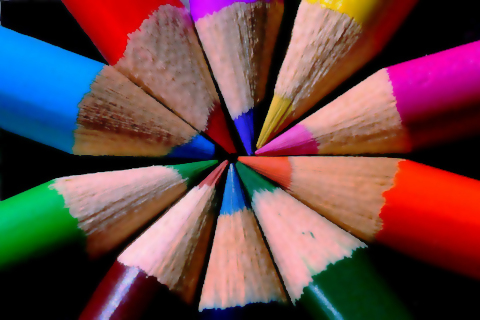
#> input picture images/pencil.jpg, 480 x 320 px
$ jupyter execute 07a_color_descriptors.ipynb
#> lines starting #> are read from the running program, lines starting #| are printed output that depends on the picture
## 07 - Image descriptors

### Part 1 - Color

Color can be a good image descriptor to allow comparing images based on their content.

Histogram-based methods are often employed for this type of task

[cell 1]
import numpy as np
import matplotlib.pyplot as plt
import matplotlib as mpl
import imageio

[cell 2]
img1 = imageio.imread("images/pencil.jpg")
#> img1 is the input picture: shape (320, 480, 3); mean R, G, B 104.8, 69.8, 72
img2 = imageio.imread("images/pencil2_RGB.png")
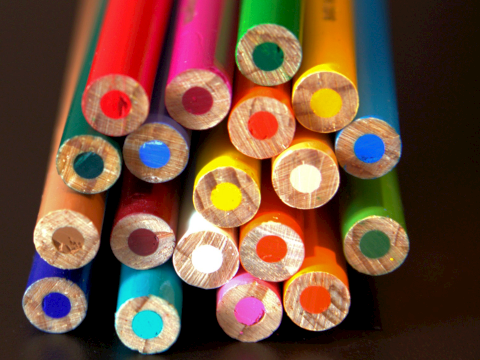
#> input picture images/pencil2_RGB.png, 480 x 360 px
#> img2 is the input picture: shape (360, 480, 3); mean R, G, B 111.3, 77, 56.9
img3 = imageio.imread("images/mountain.jpg")
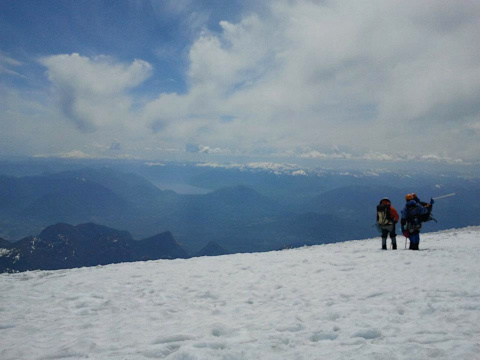
#> input picture images/mountain.jpg, 480 x 360 px
#> img3 is the input picture: shape (360, 480, 3); mean R, G, B 127.2, 143.7, 158.3
plt.figure(figsize=(20,10))
plt.subplot(131); plt.imshow(img1)
plt.subplot(132); plt.imshow(img2)
plt.subplot(133); plt.imshow(img3)
plt.show()
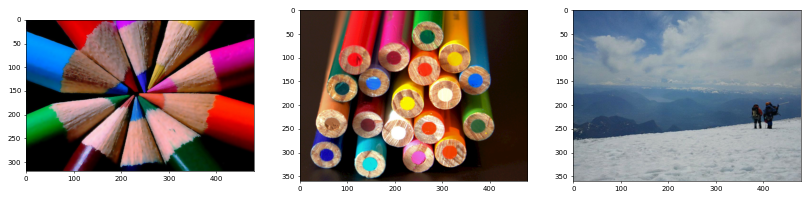
#> figure drawn by matplotlib, 3 panels

print("Image 1 size: ", str(img1.shape))
#| Image 1 size:  (320, 480, 3)
print("Image 2 size: ", str(img2.shape))
#| Image 2 size:  (360, 480, 3)
print("Image 3 size: ", str(img3.shape))
#| Image 3 size:  (360, 480, 3)

We want to define a method that gets any colour image as input and outputs a vector $\in R^m$ so that we are able to write distance functions between images in this space of colour attributes (often called features space) with $m$ dimensions.

A simple way to do it would be to use the histograms of all RGB channels

[cell 3]
def global_histogram(img, bins, norm='sum', factor=512):

    # single color channel
    if (len(img.shape) == 2):
        hist,_ = np.histogram(img, bins=bins)
    # RGB
    if (len(img.shape) == 3):
        hist_R,_ = np.histogram(img[:,:,0], bins=bins)
        hist_G,_ = np.histogram(img[:,:,1], bins=bins)
        hist_B,_ = np.histogram(img[:,:,2], bins=bins)
        hist = np.concatenate([hist_R, hist_G, hist_B])

    # normalizes resulting histogram
    hist = hist.astype(float)
    if (norm == 'sum'):
        hist /= (hist.sum() + 0.0001)
    if (norm == 'value'):
        hist /= (hist.max() + 0.0001)
        hist *= factor
        hist = hist.astype(int)

    return hist

[cell 4]
rgbh_1 = global_histogram(img1, 256)
#> in global_histogram, `hist_R,_ = np.histogram(img[:,:,0], bins=bins)`: hist_R = 256 values, max 29923 at index 0, min 104 at index 43, mean 600
#> in global_histogram, `hist_G,_ = np.histogram(img[:,:,1], bins=bins)`: hist_G = 256 values, max 33342 at index 0, min 0 at index 6, mean 600
#> in global_histogram, `hist_B,_ = np.histogram(img[:,:,2], bins=bins)`: hist_B = 256 values, max 33019 at index 0, min 41 at index 235, mean 600
#> in global_histogram, `hist = np.concatenate([hist_R, hist_G, hist_B])`: hist = 768 values, max 33342 at index 256, min 0 at index 262, mean 600
#> in global_histogram, `hist /= (hist.sum() + 0.0001)`: hist = 768 values, max 0.0724 at index 256, min 0 at index 262, mean 0.0013
#> rgbh_1 has the same summary as hist in global_histogram
rgbh_2 = global_histogram(img2, 256)
#> rgbh_2 = 768 values, max 0.0998 at index 512, min 0 at index 1, mean 0.0013
rgbh_3 = global_histogram(img3, 256)
#> rgbh_3 = 768 values, max 0.0083 at index 725, min 0 at index 4, mean 0.0013

# printing the vector size
print(rgbh_1.shape)
#| (768,)

### Distance functions
In addition to defining a method for extracting a feature vector, it is important to define distance functions that operate on those vectors. Formally we want a function $d:R^m \rightarrow R^1$.

The Euclidean distance, or l-2 norm distance is the most widely used. Considering a pair of vectors $q$ and $p$ with $m$ dimensions each, it can be computed as

[cell 5]
def Euclidean_distance(p, q):
    dist = np.sqrt(np.sum(np.square(p-q)))
    return dist

[cell 6]
print("Distance 1-2 = %.4f" % (Euclidean_distance(rgbh_1, rgbh_2)))
#> in Euclidean_distance, `dist = np.sqrt(np.sum(np.square(p-q)))`: dist = 0.126
#| Distance 1-2 = 0.1258
print("Distance 1-3 = %.4f" % (Euclidean_distance(rgbh_1, rgbh_3)))
#| Distance 1-3 = 0.1388
print("Distance 2-3 = %.4f" % (Euclidean_distance(rgbh_2, rgbh_3)))
#| Distance 2-3 = 0.1555

Comparing the distances we note that indeed the images 1 and 2 are closer when compared to the distances between 1 and 3 and 2 and 3.

However, one problem is the high dimensionality of the features space, with $m=768$. One way to reduce would be to quantise the histograms into less bins, e.g. 16 bins each.

[cell 7]
rgbh_1 = global_histogram(img1, 16)
#> rgbh_1 = 48 values, max 0.142 at index 32, min 0.00133 at index 31, mean 0.0208
rgbh_2 = global_histogram(img2, 16)
#> rgbh_2 = 48 values, max 0.131 at index 32, min 0.00315 at index 44, mean 0.0208
rgbh_3 = global_histogram(img3, 16)
#> rgbh_3 = 48 values, max 0.0984 at index 45, min 0.000482 at index 36, mean 0.0208

print("Feature vector size = %d " % (rgbh_1.shape[0]))
#| Feature vector size = 48
print("Distance 1-2 = %.3f" % (Euclidean_distance(rgbh_1, rgbh_2)))
#| Distance 1-2 = 0.120
print("Distance 1-3 = %.3f" % (Euclidean_distance(rgbh_1, rgbh_3)))
#| Distance 1-3 = 0.280
print("Distance 2-3 = %.3f" % (Euclidean_distance(rgbh_2, rgbh_3)))
#| Distance 2-3 = 0.261

Another approach is to obtain a single channel from the RGB image, combining the colour channels using a RGB to grayscale conversion. There are many methods, such as Intensity, Luminance, Luma and other. Let us use the Luminance, which is a weighted averabe of the colour channels.

[cell 8]
def normalize_minmax(f, factor):
    f_min = np.min(f)
    f_max = np.max(f)
    f = (f - f_min)/(f_max-f_min)
    return (f*factor)

def Luminance(img):
    img = np.array(img, copy=True).astype(float)
    # computing conversion
    new_img = np.zeros((img.shape[0], img.shape[1]))
    new_img = img[:,:,0]*0.299 + img[:,:,1]*0.587 + img[:,:,2]*0.114
    new_img = normalize_minmax(new_img, 255)

    return new_img

[cell 9]
plt.figure(figsize=(20,10))
plt.subplot(231); plt.imshow(img1)
plt.subplot(232); plt.imshow(img2)
plt.subplot(233); plt.imshow(img3)
plt.subplot(234); plt.imshow(Luminance(img1), cmap="gray")
#> in Luminance, `new_img = img[:,:,0]*0.299 + img[:,:,1]*0.587 + img[:,:,2]*0.114`:
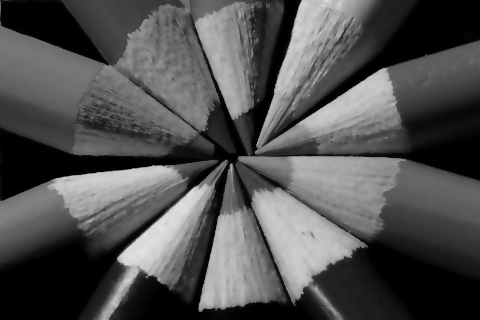
#> new_img: shape (320, 480) float64; min 0, max 228.1, mean 80.5
#> in normalize_minmax, `f_min = np.min(f)`: f_min = 0
#> in normalize_minmax, `f_max = np.max(f)`: f_max = 228.1
#> in normalize_minmax, `f = (f - f_min)/(f_max-f_min)`:
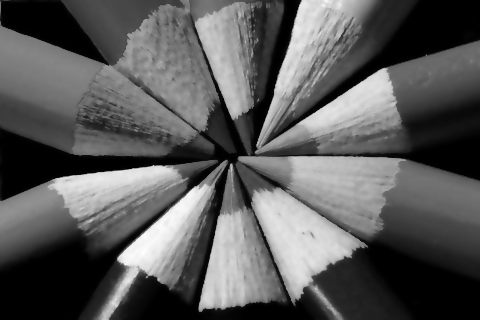
#> f: shape (320, 480) float64; min 0, max 1, mean 0.353
plt.subplot(235); plt.imshow(Luminance(img2), cmap="gray")
#> in Luminance (call 2), `new_img = img[:,:,0]*0.299 + img[:,:,1]*0.587 + img[:,:,2]*0.114`:
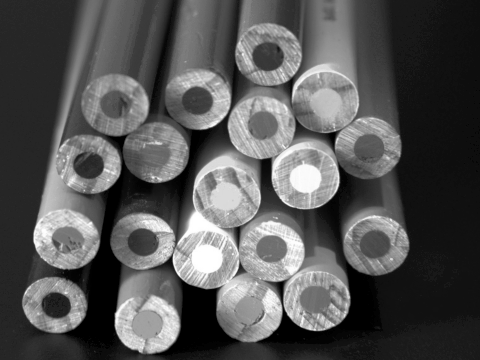
#> new_img: shape (360, 480) float64; min 0, max 255, mean 85
plt.subplot(236); plt.imshow(Luminance(img3), cmap="gray")
#> in Luminance (call 3), `new_img = img[:,:,0]*0.299 + img[:,:,1]*0.587 + img[:,:,2]*0.114`:
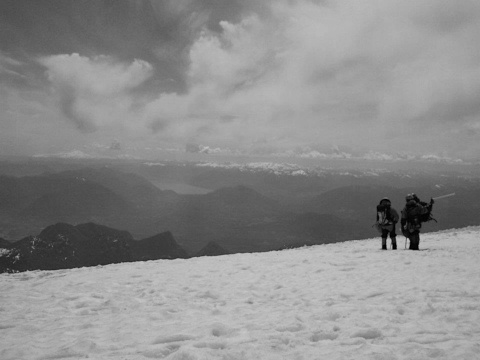
#> new_img: shape (360, 480) float64; min 0.228, max 200.2, mean 140.4
#> call 3 of normalize_minmax, with factor = 255
#> in normalize_minmax (call 3), `f_min = np.min(f)`: f_min = 0.228
#> in normalize_minmax (call 3), `f_max = np.max(f)`: f_max = 200.2
#> in normalize_minmax (call 3), `f = (f - f_min)/(f_max-f_min)`:
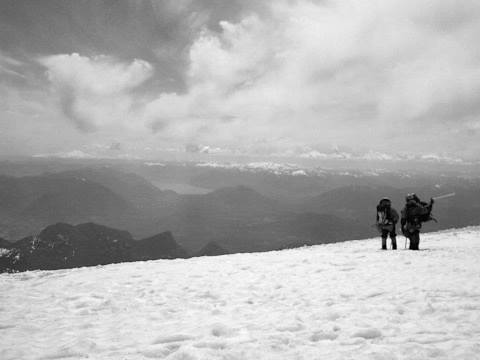
#> f: shape (360, 480) float64; min 0, max 1, mean 0.701

plt.show()

[cell 10]
gh_1 = global_histogram(Luminance(img1), 32)
#> gh_1 = 32 values, max 0.207 at index 0, min 0.00175 at index 31, mean 0.0312
gh_2 = global_histogram(Luminance(img2), 32)
#> gh_2 = 32 values, max 0.132 at index 2, min 0.00407 at index 30, mean 0.0312
gh_3 = global_histogram(Luminance(img3), 32)
#> gh_3 = 32 values, max 0.111 at index 26, min 0.000694 at index 31, mean 0.0312

print("Feature vector size = %d " % (gh_1.shape[0]))
#| Feature vector size = 32
print("Distance 1-2 = %.3f" % (Euclidean_distance(gh_1, gh_2)))
#| Distance 1-2 = 0.199
print("Distance 1-3 = %.3f" % (Euclidean_distance(gh_1, gh_3)))
#| Distance 1-3 = 0.285
print("Distance 2-3 = %.3f" % (Euclidean_distance(gh_2, gh_3)))
#| Distance 2-3 = 0.282

Therefore, even after projecting the RGB colour space into a single-channel space, it is possible to obtain a fair comparison between the images.

However, we used images that are easy to discriminate. More complex cases would require methods that are able to capture other attributes in terms of colour, such as considering the regions the colour appears: flat regions, texture regions, borders, and not only the frequency of colours as demonstrated.

Alternative distance functions are also important to consider. For colour features spaces, the logarithm function may be useful to decrease the influence of background colours in the sum, and output smaller numbers.

[cell 11]
def Log_Euclidean_distance(p, q):
    pl = np.log2(p.astype(float)+1)
    ql = np.log2(q.astype(float)+1)

    dist = np.sqrt(np.sum(np.square(pl-ql)))
    return dist

[cell 12]
gh_1 = global_histogram(Luminance(img1), 48, "value")
#> gh_1 = 48 values, max 511 at index 0, min 1 at index 47, mean 55.27
gh_2 = global_histogram(Luminance(img2), 48, "value")
#> gh_2 = 48 values, max 511 at index 3, min 11 at index 45, mean 85.79
gh_3 = global_histogram(Luminance(img3), 48, "value")
#> gh_3 = 48 values, max 511 at index 40, min 0 at index 47, mean 140.7

print("Log Euclidean distances")
print("Distance 1-2 = %.3f" % (Log_Euclidean_distance(gh_1, gh_2)))
#> in Log_Euclidean_distance, `pl = np.log2(p.astype(float)+1)`: pl = 48 values, max 9 at index 0, min 1 at index 47, mean 5.4
#> in Log_Euclidean_distance, `ql = np.log2(q.astype(float)+1)`: ql = 48 values, max 9 at index 3, min 3.58 at index 45, mean 6.03
#> in Log_Euclidean_distance, `dist = np.sqrt(np.sum(np.square(pl-ql)))`: dist = 8.17
#| Distance 1-2 = 8.169
print("Distance 1-3 = %.3f" % (Log_Euclidean_distance(gh_1, gh_3)))
#| Distance 1-3 = 18.299
print("Distance 2-3 = %.3f" % (Log_Euclidean_distance(gh_2, gh_3)))
#| Distance 2-3 = 20.599
